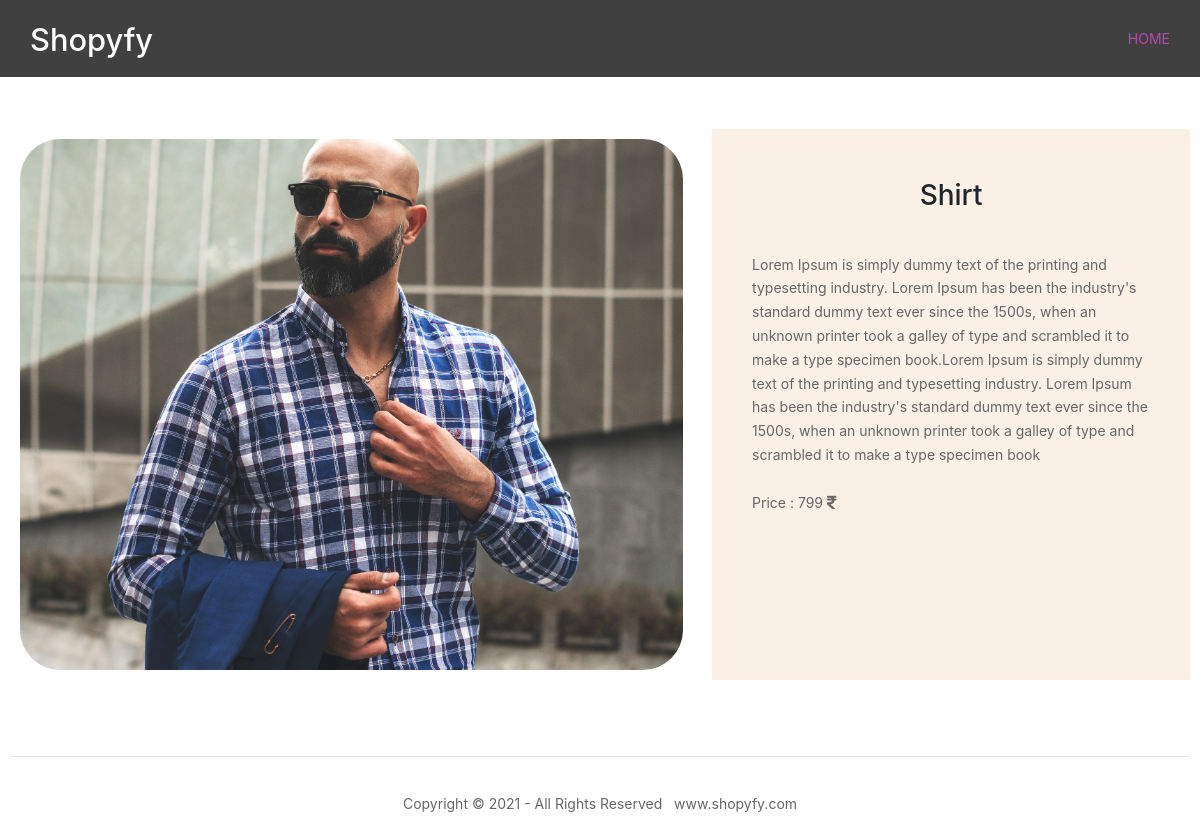
The app's page /mens-collection/shirt with its own data.
### shop/models.py (models this page shows, shortened)
class Products(models.Model):
    name=models.CharField(max_length=150,unique=True)
    slug=models.SlugField(max_length=150,unique=True)
    img=models.ImageField(upload_to='product')
    desc=models.TextField()
    stock=models.IntegerField()
    available=models.BooleanField()
    price=models.IntegerField()
    category=models.ForeignKey(Category,on_delete=models.CASCADE)

### shop/views.py (the view)
# urls.py: path('<slug:c_slug>/<slug:product_slug>',views.ProductDetails,name='item_details'),
def ProductDetails(request,c_slug,product_slug):
    try:
        products=Products.objects.get(category__slug=c_slug,slug=product_slug)
    except Exception as e:
        raise e
    return render(request,'item.html',{'pr':products})

### cart/context_processor.py (called while the page is built)
def count(request):
    item_count=0
    if 'admin' in request.path:
        return {}
    else:
        try:
            ct=cartlist.objects.filter(cart_id=c_id(request))
            cti=items.objects.all().filter(cart=ct[:1])
            for c in cti:
                item_count+=c.quan
        except cartlist.DoesNotExist:
            item_count=0
        return dict(itc=item_count)

### cart/views.py (called while the page is built)
def c_id(request):
    ct_id=request.session.session_key
    if not ct_id:
        ct_id=request.session.create()
    return ct_id

### templates/item.html (shortened to what this page needs)
{% load static %}
{% block content %}
<html lang="en">
<head>
    <link rel="stylesheet" href="https://cdnjs.cloudflare.com/ajax/libs/font-awesome/4.7.0/css/font-awesome.min.css">
    <link href="{% static 'product/fontawesome/css/all.min.css' %}" rel="stylesheet" />
    <link href="{% static 'product/css/templatemo-comparto.css' %}" rel="stylesheet" />
    <link rel="stylesheet" href="https://cdnjs.cloudflare.com/ajax/libs/font-awesome/4.7.0/css/font-awesome.min.css">
    <link href="{% static 'layout/styles/layout.css' %}" rel="stylesheet" type="text/css" media="all">
    <link rel="stylesheet" href="https://maxcdn.bootstrapcdn.com/bootstrap/4.0.0/css/bootstrap.min.css">
</head>
<body>
<div>
    <div class="wrapper row1">
      <header id="header" class="hoc clear">
        <div id="logo" class="fl_left">
          <h1><a href="/">Shopyfy</a></h1>
        </div>
        <nav id="mainav" class="fl_right">
          <ul class="clear">
            <li class="active"><a href="/">Home</a></li>
          </ul>
        </nav>
      </header>
    </div>
  </div>
<br><br>
<div class="tttt">
        <section class="tm-mb-1" id="about">
            <div class="tm-row tm-about-row">
                <div class="tm-section-1-l">
                    <img src="{{pr.img.url}}" alt="About image" class="tm-img-responsive">
                </div>
                <article class="tm-section-1-r tm-bg-color-8 qqqqq">
                    <center><h2 class="tm-mb-2 tm-title-color qqqqq">{{pr.name}}</h2></center>
                    <p>{{pr.desc}}<br><br>Price : {{pr.price}}  <i class="fa fa-rupee" style="font-size:15px"></i></p>
                </article>
            </div>
        </section>
        <br><br>
 <hr>
 <br>
  <div>
    <center><p>Copyright &copy; 2021 - All Rights Reserved &nbsp; www.shopyfy.com</p></center>
  </div>
</div>
</body>
</html>
{% endblock %}

### static/product/css/templatemo-comparto.css (style rules this page uses)
*, *::before, *::after { box-sizing: border-box; outline: none; }
ul, h1, h2, h3, h4, p, figure { padding: 0; margin: 0; }
body { font-family: 'Open Sans', Arial, sans-serif; font-size: 18px; overflow-x: hidden; padding-left: 15px; padding-right: 15px; margin: 0; }
h2 { font-size: 1.5rem; }
a { transition: all 0.3s ease; text-decoration: none; }
p { color: #666; line-height: 1.7; margin-bottom: 35px; }
h1, h2, h3, h4, h5, h6 { color: #333; }
.tm-mb-1 { margin-bottom: 20px; }
.tm-mb-2 { margin-bottom: 40px; }
.tm-bg-color-8 { background-color: #EDEEEF; }
.tm-img-responsive { max-width: 100%; height: auto; }
.tm-section-1-l { width: 57.85%; margin-right: 1.65%; }
.tm-section-1-r { padding: 50px 40px; width: 40.5%; }
.tm-row { display: flex; }
a { color: #666; }

### static/layout/styles/layout.css (style rules this page uses)
#header #logo { margin:22px 0 0 0; }
#header #logo h1 { margin:0; padding:0; font-size:2.2rem; }
*, *::before, *::after { transition:all .3s ease-in-out; }
nav ul, nav ol { margin:0; padding:0; list-style:none; }
#mainav, #breadcrumb, .sidebar nav { line-height:normal; }
#mainav ul { text-transform:uppercase; }
#mainav li { display:inline-block; position:relative; margin:0 15px 0 0; padding:0; }
#mainav li:last-child { margin-right:0; }
#mainav li a { display:block; padding:30px 0; }
body { color:#A5A6AA; background-color:#161C21; }
a { color:#B946AD; }
hr, .borderedbox { border-color:#D7D7D7; }
.row1 { color:#FFFFFF; background-color:rgba(0,0,0,.75); }
#header #logo h1 a { color:inherit; }
#mainav li a { color:inherit; }
#mainav .active a, #mainav a:hover, #mainav li:hover > a { color:#B946AD; background-color:inherit; }
@media screen and (min-width:1140px) { .hoc { max-width:1140px; } }

### static/layout/styles/framework.css (style rules this page uses)
html { overflow-y:scroll; overflow-x:hidden; }
html, body { margin:0; padding:0; font-size:14px; line-height:1.6em; }
*, *::before, *::after { box-sizing:border-box; }
.clear, .group { display:block; }
.clear::before, .clear::after, .group::before, .group::after { display:table; content:""; }
.clear, .clear::after, .group, .group::after { clear:both; }
a { outline:none; text-decoration:none; }
.fl_left, .imgl { float:left; }
.fl_right, .imgr { float:right; }
img { width:auto; max-width:100%; height:auto; margin:0; padding:0; border:none; line-height:normal; vertical-align:middle; }
body, input, textarea, select { font-family:Verdana, Geneva, sans-serif; }
h1, h2, h3, h4, h5, h6, .heading { font-family:Georgia, "Times New Roman", Times, serif; }
::placeholder { opacity:1; }
h1, h2, h3, h4, h5, h6, .heading { margin:0 0 20px 0; font-size:1.4rem; line-height:normal; font-weight:normal; text-transform:capitalize; }
hr { display:block; width:100%; height:1px; border:solid; border-width:1px 0 0 0; }
.wrapper { display:block; position:relative; width:100%; margin:0; padding:0; text-align:left; word-wrap:break-word; }
.hoc { display:block; margin:0 auto; }
address, article, aside, figcaption, figure, footer, header, main, nav, section { display:block; margin:0; padding:0; }

### templates/item.html (style rules this page uses)
.tttt { padding: 10px; }
img { border-radius: 50px; cursor: pointer; padding: 10px; }
.qqqqq { background-color: linen; }

### records on screen
Products: img (picture), name "Shirt", desc "Lorem Ipsum is simply dummy text of the printing and typesetting industry. Lorem Ipsum has been the industry's standard dummy text ever since the 1500s, when an unknown printer took a galley of type and scrambled it to make a type specimen book.Lorem Ipsum is simply dummy text of the printing and typesetting industry. Lorem Ipsum has been the industry's standard dummy text ever since the 1500s, when an unknown printer took a galley of type and scrambled it to make a type specimen book", price "799"
